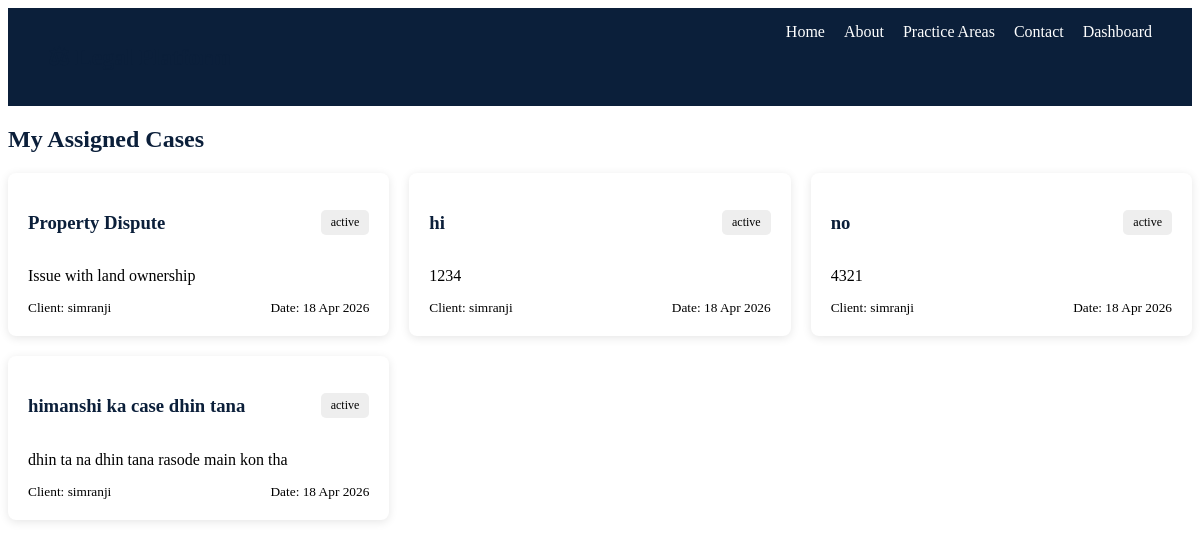
Page /cases/lawyer-cases/ (signed in) on the committed database.
### cases/models.py (models this page shows, shortened)
class Case(models.Model):
    client = models.ForeignKey(User, on_delete=models.CASCADE, related_name='client_cases')
    lawyer = models.ForeignKey(User, on_delete=models.CASCADE, related_name='lawyer_cases')
    title = models.CharField(max_length=200)
    description = models.TextField()
    status = models.CharField(max_length=20, default='active')
    created_at = models.DateTimeField(auto_now_add=True)

### accounts/models.py (models this page shows)
class User(AbstractUser):
    ROLE_CHOICES = (
        ('lawyer', 'Lawyer'),
        ('client', 'Client'),
    )
    role = models.CharField(max_length=10, choices=ROLE_CHOICES)

### cases/views.py (the view)
# urls.py: path('lawyer-cases/', lawyer_cases, name='lawyer_cases'),
@login_required
def lawyer_cases(request):
    if request.user.role != 'lawyer':
        return redirect('home')
    cases = Case.objects.filter(lawyer=request.user).order_by('-created_at')
    return render(request, 'cases/lawyer_cases.html', {
        'cases': cases
    })

### templates/cases/lawyer_cases.html
{% extends 'base.html' %}
{% block content %}
<div class="dashboard">
    <h2>My Assigned Cases</h2>
    <div class="grid">
        {% for case in cases %}
        <div class="request-card">
            <div class="card-header">
                <h3>
                    <a href="{% url 'case_detail' case.id %}" class="case-link">
                        {{ case.title }}
                    </a>
                </h3>
                <span class="status">{{ case.status }}</span>
            </div>
            <p class="desc">{{ case.description }}</p>
            <div class="card-footer">
                <small>Client: {{ case.client }}</small>
                <small>Date: {{ case.created_at|date:"d M Y" }}</small>
            </div>
        </div>
        {% empty %}
            <p>No cases assigned yet</p>
        {% endfor %}
    </div>
</div>
{% endblock %}

### static/css/style.css (style rules this page uses)
h2 { margin-bottom: 20px; color: #0b1f3a; }
.grid { display: grid; grid-template-columns: repeat(3, 1fr); gap: 20px; }
.request-card { background: white; padding: 20px; border-radius: 8px; box-shadow: 0px 2px 10px rgba(0,0,0,0.1); }
.card-header { display: flex; justify-content: space-between; align-items: center; }
.status { background: #eee; padding: 5px 10px; font-size: 12px; border-radius: 5px; }
.desc { margin: 15px 0; }
.card-footer { display: flex; justify-content: space-between; align-items: center; }
.case-link { text-decoration: none; color: #0b1f3a; }

### rows in the picture
Case: title "Property Dispute", status "active", description "Issue with land ownership", client "simranji", created_at "18 Apr 2026"
Case: title "hi", status "active", description "1234", client "simranji", created_at "18 Apr 2026"
Case: title "no", status "active", description "4321", client "simranji", created_at "18 Apr 2026"
Case: title "himanshi ka case dhin tana", status "active", description "dhin ta na dhin tana rasode main kon tha", client "simranji", created_at "18 Apr 2026"
